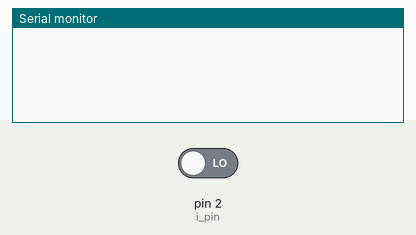
Recording of a program running on a simulated Arduino Uno, built with avr-gcc and run on an emulated ATmega328P. On the bench: the last lines printed to the serial monitor. The inputs (shaded band) are chosen by the test bench; at power-on: pin 2 (i_pin) LOW.

Above: at 1.2 s.
1.3 s: pin 2 (i_pin) driven HIGH
At 2.2 s:
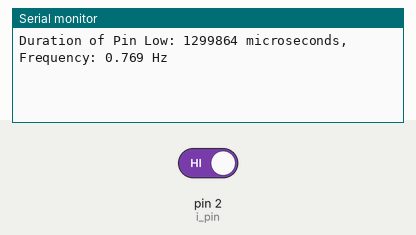
2.8 s: pin 2 (i_pin) driven LOW
At 3.3 s:
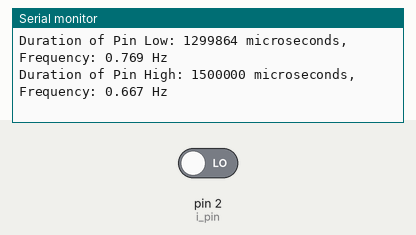

The program:

main.cpp
```cpp
#include <Arduino.h>

const int i_pin = 2;
volatile uint32_t u32_start_time_high = 0;
volatile uint32_t u32_duration_high = 0;
volatile uint32_t u32_start_time_low = 0;
volatile uint32_t u32_duration_low = 0;
float fl_high_frequency = 0.0;
float fl_low_frequency = 0.0;

void Pin_Change();

void setup() {
  pinMode(i_pin, INPUT);
  attachInterrupt(digitalPinToInterrupt(i_pin), Pin_Change, CHANGE);
  Serial.begin(9600);
}

void loop() {
  if (u32_duration_high > 0) {
    fl_high_frequency = 1000000.0 / u32_duration_high; // Calculate frequency for the high state in Hertz
    Serial.print("Duration of Pin High: ");
    Serial.print(u32_duration_high);
    Serial.print(" microseconds, Frequency: ");
    Serial.print(fl_high_frequency, 3); // Display frequency with 3 decimal places
    Serial.println(" Hz");
    u32_duration_high = 0; // Reset duration for the next measurement
  }

  if (u32_duration_low > 0) {
    fl_low_frequency = 1000000.0 / u32_duration_low; // Calculate frequency for the low state in Hertz
    Serial.print("Duration of Pin Low: ");
    Serial.print(u32_duration_low);
    Serial.print(" microseconds, Frequency: ");
    Serial.print(fl_low_frequency, 3); // Display frequency with 3 decimal places
    Serial.println(" Hz");
    u32_duration_low = 0; // Reset duration for the next measurement
  }
}

/**
 * \ @brief This function is responsible for handling pin state changes.
 *
 * This function reads the state of a digital pin and records the timing
 * information for transitions between HIGH and LOW states. It calculates
 * the duration of the HIGH and LOW states and updates the corresponding
 * variables accordingly.
*/
void Pin_Change() {
  int state = digitalRead(i_pin);
  unsigned long currentTime = micros();

  if (state == HIGH) {
    u32_start_time_high = currentTime; // Save current time for the beginning of the high state
    if (u32_duration_low == 0) {
      u32_duration_low = currentTime - u32_start_time_low; // Calculate elapsed time for low state
    }
  } else {
    u32_start_time_low = currentTime; // Save current time for the beginning of the low state
    if (u32_duration_high == 0) {
      u32_duration_high = currentTime - u32_start_time_high; // Calculate elapsed time for high state
    }
  }
}
```

Measured:
- after the input at 1.3 s, the serial monitor: prints a new line at once (image 1)
- after the input at 2.8 s, the serial monitor: prints a new line at once (image 2)
